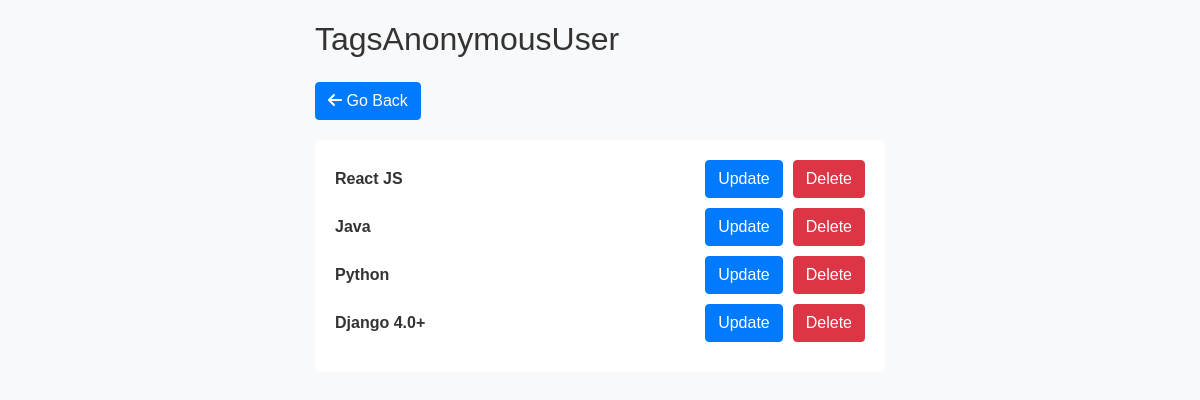
The app's page /tags, older data.
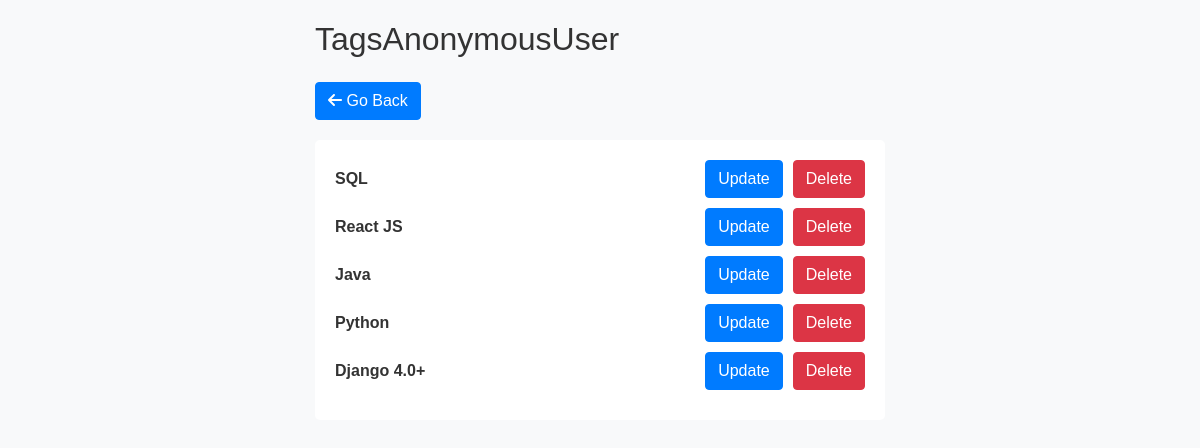
The same page, newer data.
### frontEnd/models.py (models this page shows, shortened)
class Tags(models.Model):
    name = models.CharField(max_length = 100)
    created = models.DateTimeField(auto_now_add=True)
    id = models.UUIDField(default=uuid.uuid4,unique=True,editable=False,primary_key=True)

### frontEnd/views.py (the view)
# urls.py: path('tags',views.allTags,name="homepageTags"),
def allTags(request):
    tags = Tags.objects.all()[::-1]
    return render(request,'frontEnd/tags.html',{'tags':tags})

### frontEnd/templates/frontEnd/tags.html (shortened to what this page needs)
<!DOCTYPE html>
<html lang="en">
<head>
  <link rel="stylesheet" href="https://stackpath.bootstrapcdn.com/bootstrap/4.5.2/css/bootstrap.min.css">
</head>
<body>
  <div class="container">
    <h2 class="mb-4">Tags{{request.user}}</h2>
    <button class="btn btn-primary go-back-btn" onclick="window.history.back()"><i class="fas fa-arrow-left"></i> Go Back</button>
    <div class="tag-card">
    {% for tag in tags %}
      <div class="tag-item">
        <div class="tag-name">{{tag.name}}</div>
        <div class="btn-container">
          <button class="btn btn-primary btn-update"><a href="{% url 'updateTag' tag.id %}" style="text-decoration: none;color:white;">Update</a></button>
          <button class="btn btn-danger btn-delete"><a href="{% url 'deleteTag' tag.id %}" style="text-decoration: none;color:white;">Delete</a></button>
        </div>
      </div>
      {% endfor %}
    </div>
  </div>
</body>
</html>

Row changes from the older to the newer data that the page shows:
added Tags: name "SQL"
